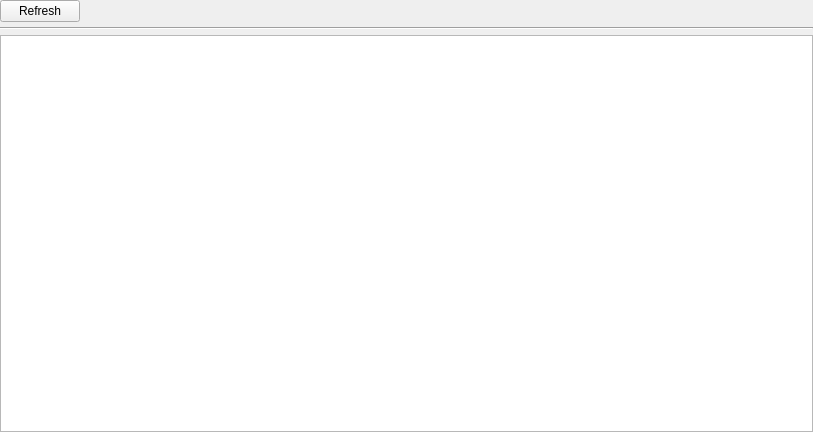
<?xml version="1.0" encoding="UTF-8"?>
<ui version="4.0">
 <class>CActiveConnectionsWidget</class>
 <widget class="QWidget" name="CActiveConnectionsWidget">
  <property name="geometry">
   <rect>
    <x>0</x>
    <y>0</y>
    <width>813</width>
    <height>432</height>
   </rect>
  </property>
  <property name="cursor">
   <cursorShape>PointingHandCursor</cursorShape>
  </property>
  <property name="windowTitle">
   <string>Form</string>
  </property>
  <layout class="QVBoxLayout" name="verticalLayout">
   <property name="spacing">
    <number>5</number>
   </property>
   <property name="leftMargin">
    <number>0</number>
   </property>
   <property name="topMargin">
    <number>0</number>
   </property>
   <property name="rightMargin">
    <number>0</number>
   </property>
   <property name="bottomMargin">
    <number>0</number>
   </property>
   <item>
    <layout class="QHBoxLayout" name="hLayoutButtons">
     <item>
      <widget class="QPushButton" name="refreshButton">
       <property name="text">
        <string>Refresh</string>
       </property>
      </widget>
     </item>
     <item>
      <spacer name="hSpacer1">
       <property name="orientation">
        <enum>Qt::Horizontal</enum>
       </property>
       <property name="sizeHint" stdset="0">
        <size>
         <width>40</width>
         <height>20</height>
        </size>
       </property>
      </spacer>
     </item>
    </layout>
   </item>
   <item>
    <widget class="Line" name="line">
     <property name="orientation">
      <enum>Qt::Horizontal</enum>
     </property>
    </widget>
   </item>
   <item>
    <widget class="QTreeView" name="treeView"/>
   </item>
  </layout>
 </widget>
 <resources/>
 <connections/>
</ui>
